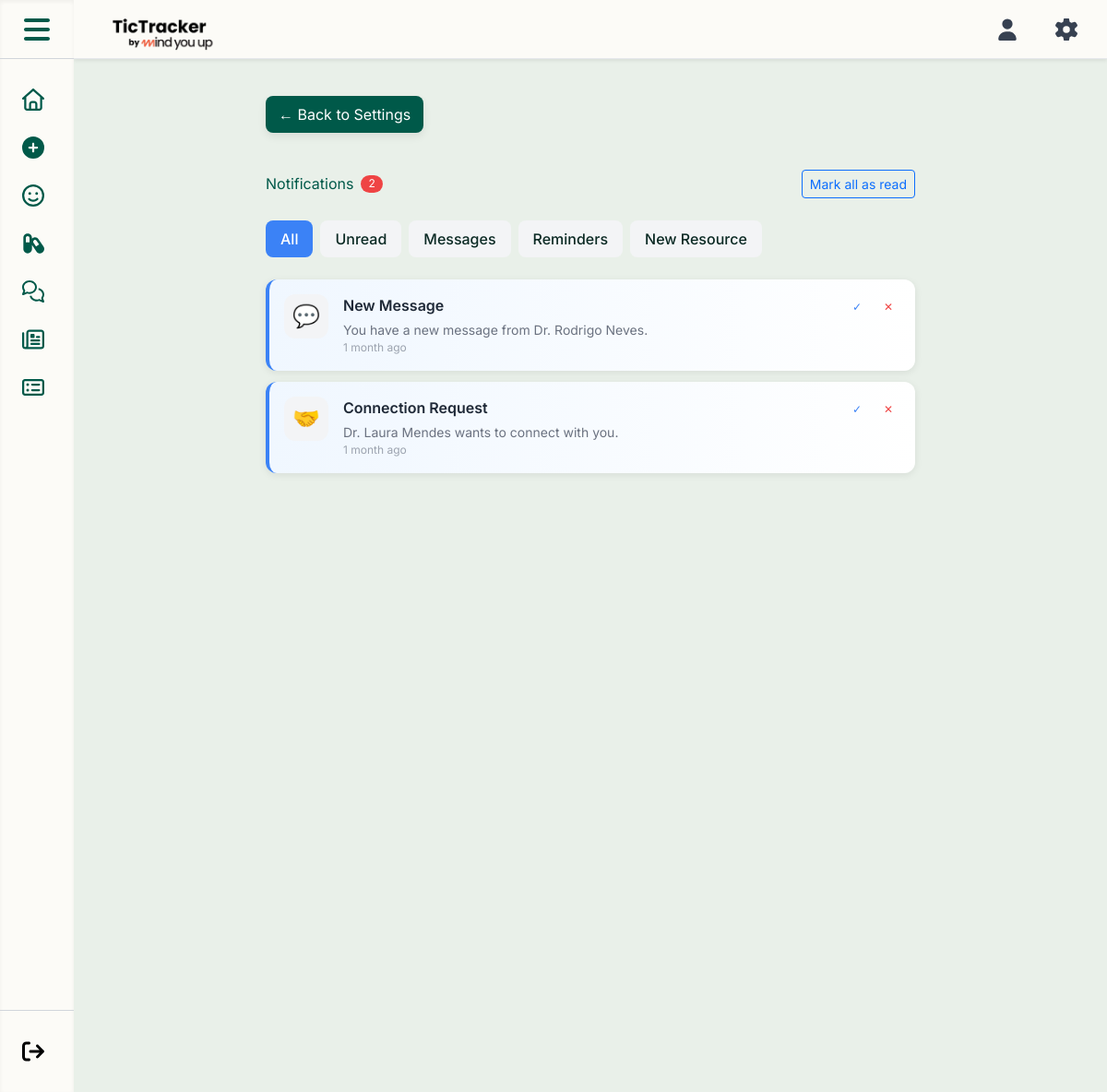
/scripts/check_medication_reminders.php (signed in), run on the app's committed database.
### tables this page shows
CREATE TABLE IF NOT EXISTS `notifications` (
  `Notification_ID` int(11) NOT NULL AUTO_INCREMENT,
  `User_ID` int(11) NOT NULL,
  `Title` varchar(255) NOT NULL,
  `Message` text DEFAULT NULL,
  `Type` varchar(50) DEFAULT 'system',
  `Is_Read` tinyint(1) DEFAULT 0,
  `Created_At` datetime DEFAULT current_timestamp(),
  `Read_At` datetime DEFAULT NULL,
  PRIMARY KEY (`Notification_ID`),
  INDEX `idx_user_id` (`User_ID`),
  INDEX `idx_is_read` (`Is_Read`),
  INDEX `idx_created` (`Created_At`),
  FOREIGN KEY (`User_ID`) REFERENCES `user_profile`(`User_ID`) ON DELETE CASCADE ON UPDATE CASCADE
);

### scripts/check_medication_reminders.php (the view, shortened to what this page needs)
<?php
require_once __DIR__ . '/../config.php';
require_once __DIR__ . '/../pages/common/notifications.php';

### scripts/check_medication_reminders.php (the view, shortened to what this page needs)
<?php
require_once __DIR__ . '/../config.php';
require_once __DIR__ . '/../pages/common/notifications.php';

### pages/common/notifications.php (shortened to what this page needs)
<?php
require_once __DIR__ . '/../../config.php';
$CURRENT_USER = null;
if (!empty($_SESSION['user_id']) && isset($conn)) {
    $uid = (int) $_SESSION['user_id'];
    $stmtUsr = mysqli_prepare($conn, "SELECT User_ID, First_Name, Last_Name, Email, Role FROM user_profile WHERE User_ID = ? LIMIT 1");
    if ($stmtUsr) {
        mysqli_stmt_bind_param($stmtUsr, 'i', $uid);
        mysqli_stmt_execute($stmtUsr);
        $resUsr = mysqli_stmt_get_result($stmtUsr);
        if ($resUsr && $rowu = mysqli_fetch_assoc($resUsr)) {
            $CURRENT_USER = $rowu;
        }
    }
}
$userId = $_SESSION['user_id'] ?? null;
$notifications = [];
$unreadCount = 0;
if ($conn && $userId) {
    $stmt = mysqli_prepare($conn, "SELECT * FROM notifications WHERE User_ID = ? ORDER BY Created_At DESC LIMIT 50");
    if ($stmt) {
        mysqli_stmt_bind_param($stmt, 'i', $userId);
        mysqli_stmt_execute($stmt);
        $res = mysqli_stmt_get_result($stmt);
        while ($row = mysqli_fetch_assoc($res)) {
            $notifications[] = $row;
            if (!$row['Is_Read']) {
                $unreadCount++;
            }
        }
    }
}
$medicationReminders = [];
function getNotificationIcon($type) {
    $icons = [
        'message' => '💬',
        'medication' => '💊',
        'diary' => '📔',
        'ticlog' => '📋',
        'connection' => '🤝',
        'appointment' => '📅',
        'system' => '🔔',
        'reminder' => '⏰'
    ];
    return $icons[$type] ?? '🔔';
}
function timeAgo($datetime) {
    $now = new DateTime();
    $ago = new DateTime($datetime);
    $diff = $now->diff($ago);
    if ($diff->m > 0) return $diff->m . ' month' . ($diff->m > 1 ? 's' : '') . ' ago';
    return 'Just now';
}
?>
<!DOCTYPE html>
<html lang="en">
<head>
    <link href="https://cdn.jsdelivr.net/npm/bootstrap@5.3.2/dist/css/bootstrap.min.css" rel="stylesheet">
    <link rel="stylesheet" href="../../CSS/notifications.css?v=2">
</head>
<?php
include __DIR__ . '/../../components/header_component.php';
include __DIR__ . '/../../includes/navbar.php';
?>
<main class="flex-1 w-full p-6 md:p-2 overflow-y-auto bg-[#E9F0E9]">
    <div class="p-6 md:p-8 space-y-6 max-w-3xl mx-auto">
        <a class="back" href="settings.php">&larr; Back to Settings</a>
        <div class="section-header">
            <h1 style="display: flex; align-items: center;">
                Notifications
                <?php if ($unreadCount > 0): ?>
                    <span class="badge-count"><?= $unreadCount ?></span>
                <?php endif; ?>
            </h1>
            <?php if (!empty($notifications)): ?>
                <form method="POST" style="display: inline;">
                    <button type="submit" name="mark_all_read" class="btn btn-sm btn-outline-primary">
                        Mark all as read
                    </button>
                </form>
            <?php endif; ?>
        </div>
        <?php
            $role = null;
            if (isset($CURRENT_USER['Role']) && $CURRENT_USER['Role']) {
                $role = strtolower(trim($CURRENT_USER['Role']));
            } elseif (isset($_SESSION['role']) && $_SESSION['role']) {
                $role = strtolower(trim($_SESSION['role']));
            } else {
                $role = 'patient';
            }
            $tabs = [
                ['id' => 'all', 'label' => 'All'],
                ['id' => 'unread', 'label' => 'Unread'],
                ['id' => 'message', 'label' => 'Messages'],
            ];
            if ($role === 'patient') {
                $tabs[] = ['id' => 'reminder', 'label' => 'Reminders'];
                $tabs[] = ['id' => 'resource', 'label' => 'New Resource'];
            } elseif ($role === 'professional') {
                $tabs[] = ['id' => 'connection', 'label' => 'Connection Request'];
            }
        ?>
        <div class="tabs">
            <?php foreach ($tabs as $i => $tab): ?>
                <button class="tab-btn<?= $i === 0 ? ' active' : '' ?>" onclick="filterNotifications('<?= $tab['id'] ?>', event)"><?= htmlspecialchars($tab['label']) ?></button>
            <?php endforeach; ?>
        </div>
            <div id="notifications-container">
                <?php if (empty($notifications) && empty($medicationReminders)): ?>
                    <div class="empty-state">
                        <div class="empty-state-icon">🔔</div>
                        <h3>No notifications yet</h3>
                        <p>When you receive notifications, they'll appear here.</p>
                    </div>
                <?php else: ?>
                    <?php foreach ($notifications as $note): ?>
                        <div class="notification-card <?= !$note['Is_Read'] ? 'unread' : '' ?>" data-type="<?= htmlspecialchars($note['Type'] ?? 'system') ?>" data-read="<?= $note['Is_Read'] ? 'true' : 'false' ?>">
                            <div style="display: flex; gap: 16px;">
                                <div class="notification-icon">
                                    <?= getNotificationIcon($note['Type'] ?? 'system') ?>
                                </div>
                                <div style="flex: 1;">
                                    <div class="notification-title"><?= htmlspecialchars($note['Title']) ?></div>
                                    <div class="notification-message"><?= nl2br(htmlspecialchars($note['Message'])) ?></div>
                                    <div class="notification-time"><?= timeAgo($note['Created_At']) ?></div>
                                </div>
                                <div class="notification-actions">
                                    <?php if (!$note['Is_Read']): ?>
                                        <form method="POST" style="display: inline;">
                                            <button type="submit" name="mark_read" class="btn-mark-read" title="Mark as read">✓</button>
                                        </form>
                                    <?php endif; ?>
                                    <form method="POST" style="display: inline;">
                                        <button type="submit" name="delete_notification" class="btn-delete" title="Delete" onclick="return confirm('Delete this notification?')">✕</button>
                                    </form>
                                </div>
                            </div>
                        </div>
                    <?php endforeach; ?>
                <?php endif; ?>
            </div>
        </div>
    </div>
</body>
</html>

### CSS/notifications.css (style rules this page uses)
:root { --bg-main: #E9F0E9; --accent-green: #005949; --text-dark: #0b2a24; --muted: rgba(11,42,36,0.6); --radius: 12px; }
body { font-family: Arial, Helvetica, sans-serif; background: var(--bg-main); color: var(--text-dark); margin: 0; padding: 0; }
h1 { text-align: center; color: var(--accent-green); margin-top: 0; }
.back { display: inline-flex; align-items: center; gap: 8px; margin: 0 0 16px 0; color: #fff; text-decoration: none; padding: 8px 14px; border-radius: 8px; background: var(--accent-green); box-shadow: 0 4px 10px rgba(0,0,0,0.08); transition: all 0.2s ease; }
.notification-card { background: white; border-radius: 12px; padding: 16px; margin-bottom: 12px; box-shadow: 0 2px 8px rgba(0,0,0,0.08); transition: all 0.2s ease; border-left: 4px solid transparent; }
.notification-card.unread { background: linear-gradient(to right, #f0f7ff, white); border-left-color: #3b82f6; }
.notification-icon { width: 48px; height: 48px; border-radius: 12px; display: flex; align-items: center; justify-content: center; font-size: 24px; background: #f3f4f6; }
.notification-title { font-weight: 600; color: #1f2937; margin-bottom: 4px; }
.notification-message { color: #6b7280; font-size: 14px; }
.notification-time { color: #9ca3af; font-size: 12px; }
.notification-actions { display: flex; gap: 8px; }
.notification-actions button { border: none; background: none; cursor: pointer; padding: 4px 8px; border-radius: 6px; font-size: 12px; transition: background 0.2s; }
.btn-mark-read { color: #3b82f6; }
.btn-delete { color: #ef4444; }
.section-header { display: flex; justify-content: space-between; align-items: center; margin-bottom: 20px; }
.badge-count { background: #ef4444; color: white; padding: 2px 8px; border-radius: 12px; font-size: 12px; margin-left: 8px; }
.tabs { display: flex; gap: 8px; margin-bottom: 20px; }
.tab-btn { padding: 8px 16px; border: none; background: #f3f4f6; border-radius: 8px; cursor: pointer; font-weight: 500; transition: all 0.2s; }
.tab-btn.active { background: #3b82f6; color: white; }

### css/stylemain.css (style rules this page uses)
body { font-family: 'Inter', sans-serif; }

### includes/navbar.php (style rules this page uses)
body { top: 0 !important; }

### data on the page
notifications: Type "💬", Title "New Message", Message "You have a new message from Dr. Rodrigo Neves.", Created_At "1 month ago"
notifications: Type "🤝", Title "Connection Request", Message "Dr. Laura Mendes wants to connect with you.", Created_At "1 month ago"

### other printed values
$unreadCount "2"
$tab['label'] "All"
$tab['label'] "Unread"
$tab['label'] "Messages"
$tab['label'] "Reminders"
$tab['label'] "New Resource"
